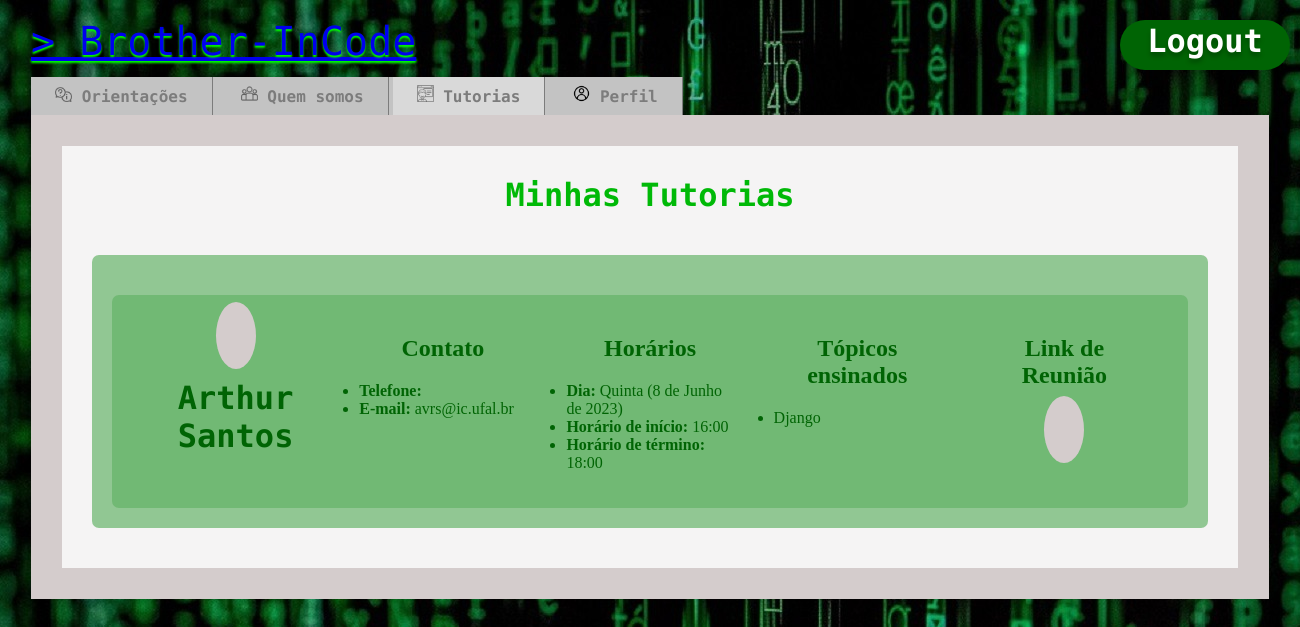
The app's page /tutorias/ (signed in) with its own data.
### brotherInCode/models.py (models this page shows, shortened)
class Tutores(models.Model):
    id_tutor = models.AutoField(primary_key=True)
    id_user = models.ForeignKey(User, on_delete=models.CASCADE)
    id_conta = models.ForeignKey(Contas, on_delete=models.CASCADE, null=True, blank=True)
    nome = models.CharField(max_length=255)
    email = models.EmailField()
    sobre = models.TextField(blank=True, null=True)
    class Meta:
        verbose_name_plural = 'Tutores'
        db_table = 'Tutores'
    def __str__(self):
        return self.nome

class HorariosTutor(models.Model):
    id_horario_tutor = models.AutoField(primary_key=True)
    id_tutor = models.ForeignKey(Tutores, on_delete=models.CASCADE)
    dia_semana = models.CharField(max_length=10)
    hora_inicio = models.TimeField()
    hora_fim = models.TimeField()
    class Meta:
        verbose_name_plural = 'Horários dos Tutores'
        db_table = 'HorariosTutor'

class Tutoria(models.Model):
    STATUS_TUTORIA = (
        ('A', 'Agendada'),
        ('C', 'Cancelada'),
        ('F', 'Finalizada'),
    )
    id_tutoria = models.AutoField(primary_key=True)
    id_tutor = models.ForeignKey(Tutores, on_delete=models.CASCADE)
    id_aluno = models.ForeignKey(Alunos, on_delete=models.CASCADE)
    id_sub_area_conhecimento = models.ForeignKey(SubareasConhecimento, on_delete=models.CASCADE)
    id_horario_tutor = models.ForeignKey(HorariosTutor, on_delete=models.CASCADE)
    data = models.DateField()
    link = models.URLField()
    status = models.CharField(max_length=1, choices=STATUS_TUTORIA, default='A')
    class Meta:
        verbose_name_plural = 'Tutorias'
        db_table = 'Tutoria'

class SubareasConhecimento(models.Model):
    id_sub_area_conhecimento = models.AutoField(primary_key=True)
    id_area_conhecimento = models.ForeignKey(AreaConhecimento, on_delete=models.CASCADE)
    nome = models.CharField(max_length=255)
    class Meta:
        verbose_name_plural = 'Subáreas do Conhecimento'
        db_table = 'SubareasConhecimento'

### brotherInCode/views.py (the view)
# urls.py: path('tutorias/', tutorias, name='tutorias'),
def tutorias(request):
    res = []
    tutorias = Tutoria.objects.filter(id_aluno__id_user=request.user.id) #+ Tutoria.objects.filter(id_tutor=request.user.id)
    for tutoria in tutorias:
        res.append({
            'id_tutoria': tutoria.id_tutoria,
            'tutor': tutoria.id_tutor,
            'data': tutoria.data,
            'horario': HorariosTutorSerializer(tutoria.id_horario_tutor).data,
            'area_do_conhecimento': tutoria.id_sub_area_conhecimento.nome,
            'link': tutoria.link,
        })
    if res == []:
        return render(request, 'brotherInCode/tutorias.html', {'tutorias': None})
    else:
        return render(request, 'brotherInCode/tutorias.html', {'tutorias': res})

### brotherInCode/serializers.py (called while the page is built)
    def to_representation(self, obj):
        return {
            'id_horario': obj.id_horario_tutor,
            'id_tutor': obj.id_tutor.pk,
            'dia': obj.dia_semana,
            'hora_inicio': obj.hora_inicio,
            'hora_fim': obj.hora_fim,
        }

### brotherInCode/templates/brotherInCode/tutorias.html (shortened to what this page needs)
{% load static %}
<!DOCTYPE html>
<html>
<head>
  <link rel="stylesheet" href="{% static '../static/css/estilos.css' %}" media="screen">
</head>
<body>
  <div id="container">
    <div>
      <div class="logo">
        <a href="{% url 'lista_tutores' %}">> Brother-InCode</a>
      </div>
      <div id="Login">
        {% if user.is_authenticated %}
        <a href="{% url 'deslogar' %}">Logout</a>
        {% else %}
        <a href="{% url 'login' %}">Login</a>
        {% endif %}
      </div>
      <div id="topo-menu">
        <ul style="list-style: none; margin: 0; padding: 0;">
          <li><a href="{% url 'lista_tutores' %}"><img src="../static/img/image 4.png" class="icone"> Orientações</a>
          </li>
          <li><a href="{% url 'quem-somos' %}"><img src="../static/img/image 2.png" class="icone"> Quem somos</a></li>
          <li><a href="" class="selected"><img src="../static/img/image 3.png" class="icone"> Tutorias</a></li>
          <li><a href="{% url 'perfil_usuario' %}"><img src="../static/img/image 5.png" class="icone">
              Perfil</a>
          </li>
        </ul>
      </div>
    </div>
  </div>
  <div id="corpo">
    <div id="texto-corpo">
      <h1><span class="marked">Minhas Tutorias</span></h1>
      <div class="card">
        {% if tutorias is None %}
        <div id="texto-corpo">
          <h1>Nenhuma tutoria encontrada!</h1>
          <h1>Marque uma com nossos <span class="marked"><a href="{% url 'lista_tutores' %}">Tutores</a></span>!</h1>
        </div>
        {% else %}
        <div class="row">
          {% for tutoria in tutorias %}
          <div class="card">
            <span class="tutorias">
              <div id="foto_card">
                <a href="">
                </a>
              </div>
              <h1> {{ tutoria.tutor }}</h1>
            </span>
            <span class="tutorias">
              <h2>Contato</h2>
              <ul>
                <li><strong>Telefone:</strong> {{ tutoria.tutor.telefone }}</li>
                <li><strong>E-mail:</strong> {{ tutoria.tutor.email }}</li>
              </ul>
            </span>
            <span class="tutorias">
              <h2>Horários</h2>
              <ul>
                <li><strong>Dia:</strong> {{ tutoria.horario.dia }} ({{ tutoria.data }})</li>
                <li><strong>Horário de início:</strong> {{ tutoria.horario.hora_inicio }}</li>
                <li><strong>Horário de término:</strong> {{ tutoria.horario.hora_fim }}</li>
              </ul>
            </span>
            <span class="tutorias">
              <h2>Tópicos ensinados</h2>
              <ul>
                <li>{{ tutoria.area_do_conhecimento }}</li>
              </ul>
            </span>
            <span class="tutorias">
              <h2>Link de Reunião</h2>
              <div id="foto_card">
                <a href="{{ tutoria.link }}">
                </a>
              </div>
            </span>
          </div>
          {% endfor %}
        </div>
        {% endif %}
      </div>
    </div>
</body>
</html>

### static/css/estilos.css (style rules this page uses)
* { padding: 0; box-sizing: border-box; }
.logo { max-width: 600px; height: 52px; left: 10px; top: 14px; font-family: 'Fira Code', monospace; font-style: normal; font-weight: 300; font-size: 40px; line-height: 52px; color: #00B907; text-shadow: 0px 2px 2px rgb(0, 255, 0); }
body { padding: 15px; width: 100%; height: 100%; margin: 0; color: black; background: url(../static/img/bg.jpeg) repeat; }
#container { display: flex; align-items: center; width: 1238px; margin: 0 auto; }
#topo-menu { margin-top: 10px; background: #C3C3C3; }
#topo-menu ul { max-width: 1238px; list-style: none; padding: 0; }
#topo-menu ul li { display: inline-block; }
#topo-menu ul li a { color: #7C7C7C; font-size: 0.9em; padding: 0.5em 1.5em; display: inline-block; line-height: 2.1em; transition: background .4s; border-right: 1px solid #7C7C7C; text-decoration: none; font-family: 'Fira Code', monospace; font-style: normal; font-weight: 600; font-size: 16px; line-height: 21px; }
#topo-menu ul li a .icone { width: 17px; height: 17px; }
.selected { color: black; background-color: #D9D9D9 }
#Login a { position: absolute; width: 170px; height: 50px; left: 1120px; top: 20px; background: #006404; border-radius: 50px; text-decoration: none; text-align: center; line-height: 40px; font-family: 'Fira Code', monospace; font-style: normal; font-weight: bold; font-size: 32px; line-height: 42px; color: #FFFFFF; text-shadow: 0px 4px 4px rgba(0, 0, 0, 0.25); }
#corpo { box-sizing: border-box; position: static; width: 1238px; margin: 0 auto; background: #f5f4f4; border: 31px solid #d4cccc; }
#texto-corpo { display: block; text-align: center; position: relative; padding-bottom: 10px; margin: 30px; }
#texto-corpo h1 { font-family: 'Fira Code', monospace; }
#texto-corpo .marked { color: #00B907; }
.card { background-color: #63b366ac; color: #006404; margin-top: 20px; padding: 20px; border-radius: 7px; display: inline-flex; }
#foto_card { display: inline-table; align-items: center; position: relative; }
#foto_card a { position: relative; background: #d4cccc; padding: 20px; border-radius: 100%; font-size: 25px; line-height: 42px; color: #006404; text-shadow: 0px 4px 4px rgba(0, 0, 0, 0.25); }
.tutorias { float: left; width: 25%; padding: 0 20px 0; }
.tutorias ul { text-align: left; }
.row:after { content: ""; display: table; clear: both; }

### records on screen
Tutores: tutor "Arthur Santos", tutor.email "avrs@ic.ufal.br", horario.dia "Quinta", data "8 de Junho de 2023", horario.hora_inicio "16:00", horario.hora_fim "18:00", area_do_conhecimento "Django"
